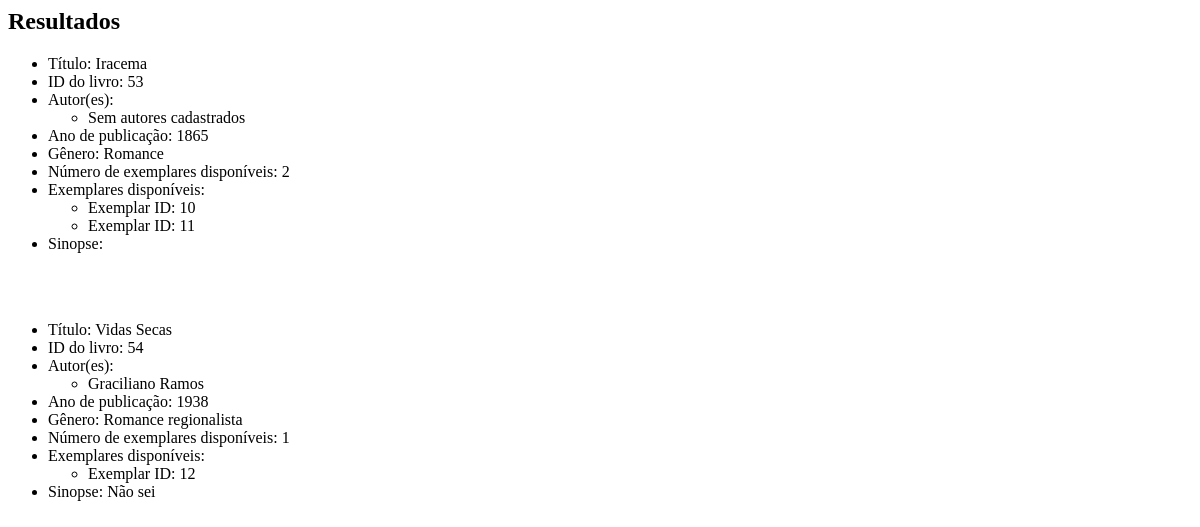
The app's page /biblioteca/pesquisar/, older data.
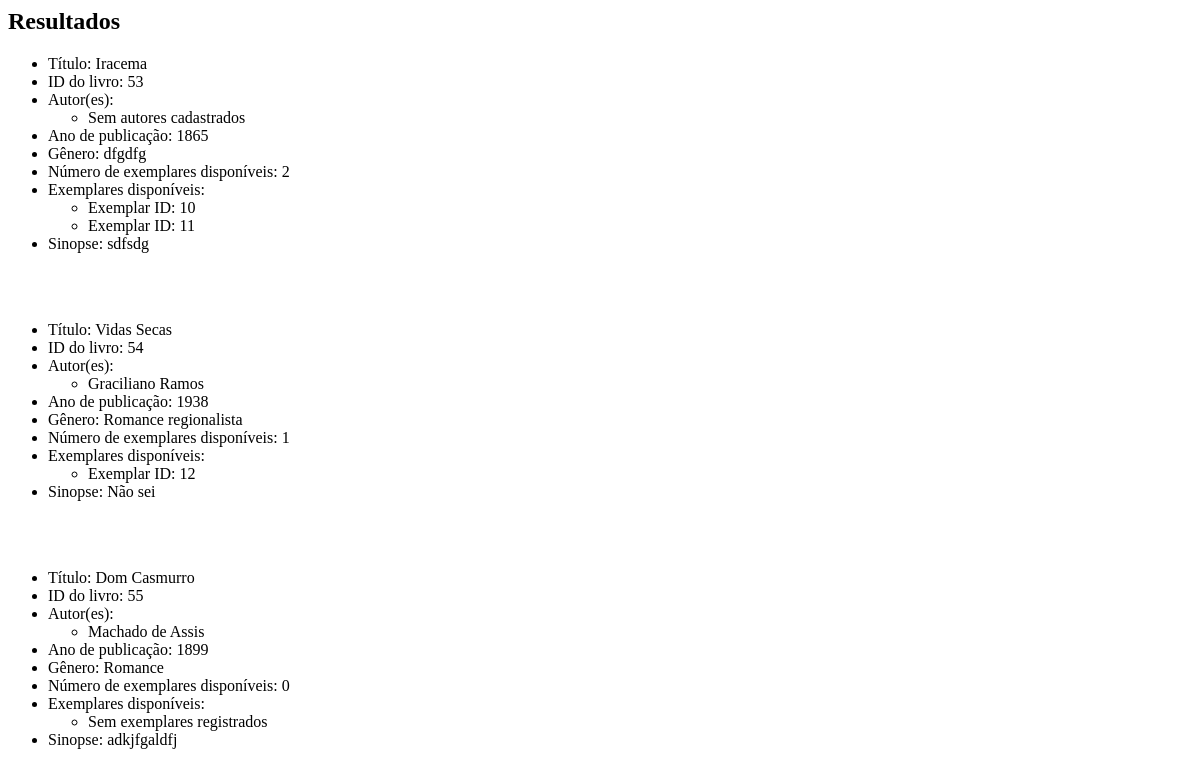
The same page, newer data.
### Biblioteca/models.py (models this page shows)
class Livro (models.Model):
    titulo = models.CharField(max_length=1000, unique=True)
    sinopse =  models.CharField(blank=True)
    ano_de_publicacao = models.IntegerField()
    genero = models.CharField(max_length=1000)
    exemplares_disponiveis = models.IntegerField() #erro: min_value=0

class Exemplar(models.Model):
    livro = models.ForeignKey(Livro,on_delete=models.CASCADE, related_name="exemplares")
    disponivel = models.BooleanField(default=True)

class Autoria(models.Model):
    livro = models.ForeignKey(Livro, on_delete=models.CASCADE, related_name='autoria')
    autor = models.ForeignKey(Autor, on_delete=models.CASCADE, related_name='autoria')
    class Meta:
        unique_together = ('livro', 'autor') # Previne duplicatas

class Autor(models.Model):
    nome = models.CharField(max_length=1000, unique=True)
    biografia = models.CharField(blank=True)

### Biblioteca/views.py (the view)
# urls.py: path("pesquisar/",        views.pesquisar,        name="pesquisar"),
def pesquisar(request):
    busca = request.GET.get('busca', '')
    tipo = request.GET.get('tipodapesquisa', 'livro')
    print(f"Valor da busca: {busca}")
    if tipo == "livro":
        lista = Livro.objects.filter(titulo__icontains=busca)
    elif tipo == "autor":
        lista = Autor.objects.filter(nome__icontains=busca)
    else:
        lista = []
    return render(request, "Biblioteca/parcial_resultados.html", {
        "lista": lista, "tipo": tipo
    })

### Biblioteca/templates/Biblioteca/parcial_resultados.html (shortened to what this page needs)
<div class="caixinha">
<h2>Resultados</h2>
{% if tipo == "livro" %}
    {% for elemento in lista %}
    <div class="caixinha2">
        <ul>
            <li>Título: {{ elemento.titulo }}</li>
            <li>ID do livro: {{elemento.id }}</li>
            <li>Autor(es):
                <ul>
                    {% for autoria in elemento.autoria.all %}
                        <li>{{ autoria.autor.nome }}</li>
                    {% empty %}
                        <li>Sem autores cadastrados</li>
                    {% endfor %}
                </ul>
            <li>Ano de publicação: {{ elemento.ano_de_publicacao }}</li>
            <li>Gênero: {{ elemento.genero }}</li>
            <li>Número de exemplares disponíveis: {{ elemento.exemplares_disponiveis }}</li>
            <li>Exemplares disponíveis:</li>
            <ul>
                {% for exemplar in elemento.exemplares.all %}
                        {% if exemplar.disponivel %}
                            <li>Exemplar ID: {{ exemplar.id }}</li>
                        {% endif %}
                {% empty %}
                    <li>Sem exemplares registrados</li>
                {% endfor %}
            </ul>
            <li>Sinopse: {{ elemento.sinopse }}</li>
        </ul>
    </div>
    <br><br>
        {% empty %}
            Nenhum livro encontrado
    {% endfor %}
{% endif %}
</div>

Row changes from the older to the newer data that the page shows:
changed Livro "Iracema": genero "Romance" → "dfgdfg"; sinopse (not shown) → "sdfsdg"
added Livro: titulo "Dom Casmurro", id "55", ano_de_publicacao "1899", genero "Romance", exemplares_disponiveis "0", sinopse "adkjfgaldfj"
added Autoria: autor.nome "Machado de Assis", shown under "Dom Casmurro"
